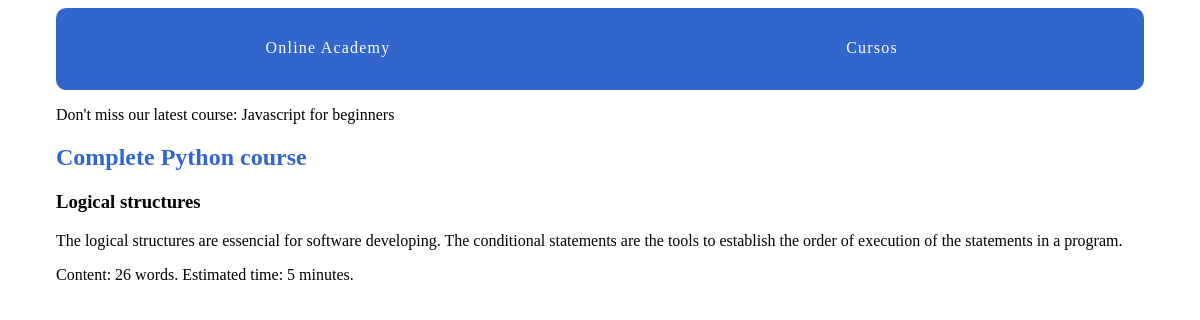
Before: /courses/1/3/ with the older database file.
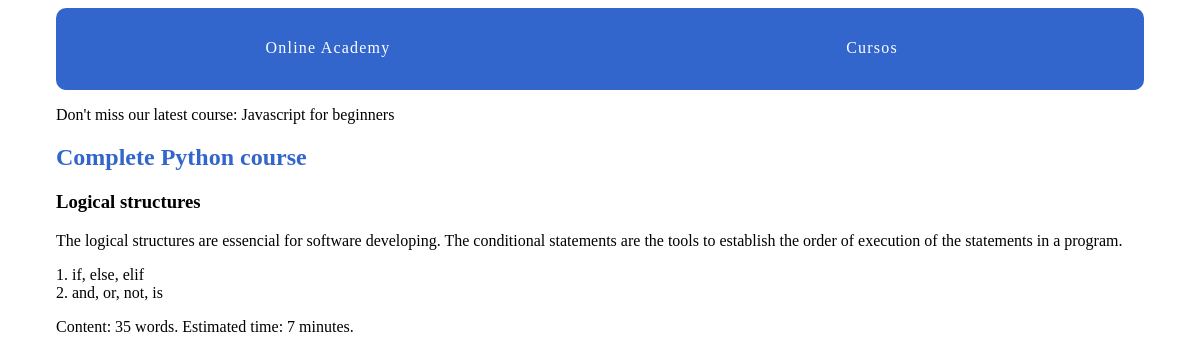
After: the same page with the newer database file.
### courses/models.py (models this page shows, shortened)
class Lessons(models.Model):
    title = models.CharField(max_length=30)
    description = models.TextField()
    content = models.TextField(blank=True, default='')
    order = models.IntegerField(default=0)
    course = models.ForeignKey(Courses, on_delete=models.CASCADE)
    class Meta:
        ordering = ['order', ]

class Courses(models.Model):
    created_at = models.DateTimeField(auto_now_add=True)
    title = models.CharField(max_length=30)
    description = models.TextField()
    def __str__(self):
        return self.title

### courses/views.py (the view)
# urls.py: path('<int:courses_pk>/<int:lesson_pk>/', views.lesson_detail, name='lesson_detail'),
def lesson_detail(request, courses_pk, lesson_pk):
    lesson = get_object_or_404(Lessons, course_id=courses_pk, pk=lesson_pk)
    return render(request, 'courses/lesson_detail.html', {'lesson': lesson})

### courses/templatetags/course_extras.py (called while the page is built)
@register.simple_tag
def last_course():
    return Courses.objects.latest('created_at')

@register.filter('time_estimate')
def time_estimate(word_count):
    minutes = round(word_count/5)
    return minutes

### courses/templates/courses/lesson_detail.html (shortened to what this page needs)
{% extends "layout.html" %}
{% load course_extras %}
{% block content %}
<article>
    <h2>
        <a href="{% url 'courses:course_detail' pk=lesson.course.pk %}">{{ lesson.course.title }}</a>
    </h2>
    <h3> {{ lesson.title }} </h3>
    {% with content=lesson.content %}
        {{ content|linebreaks }}
        Content: {{ content|wordcount }} words. Estimated time: {{ content|wordcount|time_estimate }} minute{{ content|wordcount|time_estimate|pluralize }}.
    {% endwith %}
</article>
{% endblock %}

Changed rows visible on the page:
changed Lessons "Logical structures": content "…statements in a program." → "…statements in a program. 1. if, else, elif 2. and, or, not, is"; content "26" → "35"; content "5" → "7"
